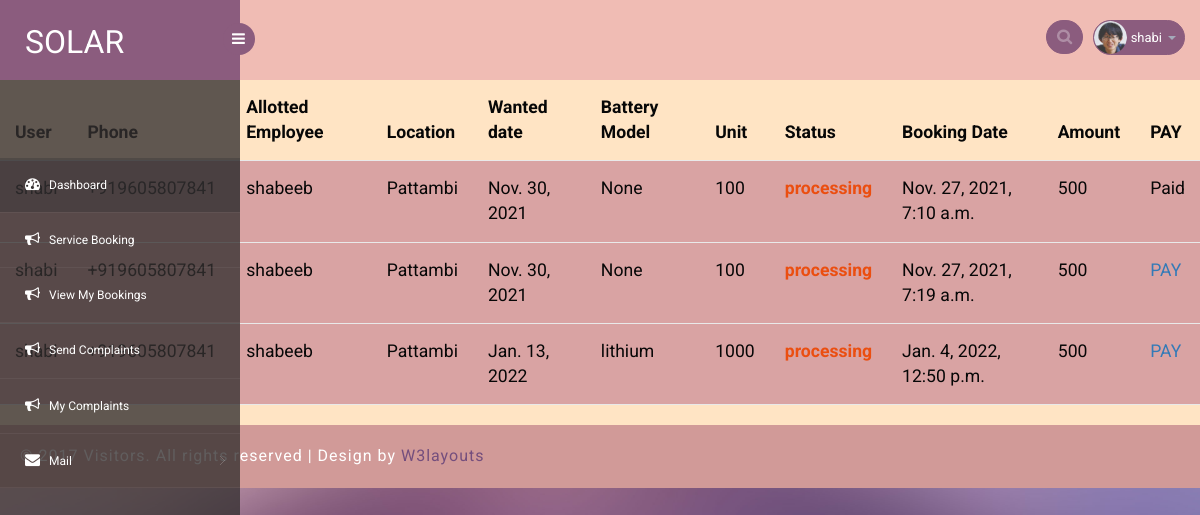
The page /my_bookings (signed in) on the database its author committed.
### account/models.py (models this page shows, shortened)
class Booking(models.Model):
    user=models.ForeignKey(User,on_delete=models.CASCADE,null=True,blank=True)
    employee=models.ForeignKey(EmployeeRegister,on_delete=models.CASCADE,null=True,blank=True)
    user_details=models.ForeignKey(UserRegister,on_delete=models.CASCADE,null=True,blank=True)
    location=models.CharField(max_length=50)
    wanted_date=models.DateField(default=timezone.now)
    processing='processing'
    accepted='accepted'
    rejected='rejected'
    booking_statuses=[
        (processing,'processing'),
        (accepted,'accepted'),
        (rejected,'rejected')
    ]
    booking_status=models.CharField(max_length=50,choices=booking_statuses,default=processing)
    battery_type=models.ForeignKey(BatteryType,on_delete=models.CASCADE,null=True,blank=True)
    battery_brand=models.ForeignKey(BatteryBrand,on_delete=models.CASCADE,null=True,blank=True)
    unit=models.IntegerField()
    date=models.DateTimeField(default=timezone.now)
    amount=models.IntegerField(default=500)
    paid=models.BooleanField(default=False)
    def __str__(self):
        return str(self.user.username)

class UserRegister(models.Model):
    user=models.OneToOneField(User,on_delete=models.CASCADE)
    phone=PhoneNumberField()
    location=models.CharField(max_length=50)
    status=models.BooleanField(default=False)

class EmployeeRegister(models.Model):
    user=models.OneToOneField(User,on_delete=models.CASCADE)
    phone=PhoneNumberField()
    location=models.CharField(max_length=50)
    status=models.BooleanField(default=False)
    available='available'
    not_available='not_available'
    availabilty_statuses=[
        (available,'available'),
        (not_available,'not_available')
    ]
    availabilty_status=models.CharField(max_length=50,choices=availabilty_statuses,default=available)

class BatteryType(models.Model):
    type=models.CharField(max_length=50)
    brand=models.ForeignKey(BatteryBrand,on_delete=models.CASCADE,null=True,blank=True)
    price=models.IntegerField(null=True,blank=True)
    def __str__(self):
        return str(self.type)

### account/views.py (the view)
# urls.py: path('my_bookings',views.my_bookings,name='my_bookings'),
def my_bookings(request):
    my_booking=Booking.objects.filter(user=request.user)
    print(my_booking)
    return render(request,'my_bookings.html',{'my_booking':my_booking})

### account/templates/my_bookings.html (shortened to what this page needs)
{% extends 'dashboard.html' %}
{% load crispy_forms_tags %}
{% block content %}
<div class="table-responsive table-shadow" style="background-color: bisque;">
  {% if my_booking %}
  <table class="table">
        <thead>
          <tr>
            <th scope="col">User</th>
            <th scope="col">Phone</th>
            <th scope="col">Allotted Employee</th>
            <th scope="col">Location</th>
            <th scope="col">Wanted date</th>
            <th scope="col">Battery Model</th>
            <th scope="col">Unit</th>
            <th scope="col">Status</th>
            <th scope="col">Booking Date</th>
            <th scope="col">Amount</th>
            <th scope="col">PAY</th>
          </tr>
        </thead>
        <tbody>
            {% for i in my_booking %}
          <tr style="background-color: #d9a3a3;">
            <td>{{ i.user.username}}</td>
            <td>{{ i.user_details.phone}}</td>
            <td>{{ i.employee.user.username }}</td>
            <td>{{ i.location}}</td>
            <td>{{ i.wanted_date}}</td>
            <td>{{ i.battery_type}}</td>
            <td>{{ i.unit}}</td>
            {% if i.booking_status == 'processing' %}
            <td style="color:rgb(235, 78, 16);font-weight: bold">{{ i.booking_status }}</td>
            {% endif %}
            <td>{{ i.date }}</td>
            <td>{{ i.amount }}</td>
            {% if i.paid == True %}
            <td>Paid</td>
            {% else %}
            <td><a href="{% url 'payment:payment' i.id %}">PAY</a></td>
            {% endif %}
          </tr>
          {% endfor %}
        </tbody>
  </table>
  {% else %}
  <span>No Leaves can be found...</span>
  {% endif %}
</div>
{% endblock %}

### account/templates/dashboard.html (shortened to what this page needs)
<!DOCTYPE html>
<head>
<link rel="stylesheet" href="static/css/bootstrap.min.css" >
<link href="static/css/style1.css" rel='stylesheet' type='text/css' />
<link href="static/css/style-responsive.css" rel="stylesheet"/>
<link rel="stylesheet" href="static/css/font.css" type="text/css"/>
<link href="static/css/font-awesome.css" rel="stylesheet">
<link rel="stylesheet" href="static/css/morris.css" type="text/css"/>
<link rel="stylesheet" href="static/css/monthly.css">
</head>
<body>
<section id="container">
<header class="header  clearfix">
<div class="brand">
    <a href="{% url 'index' %}" class="logo">
        SOLAR
    </a>
    <div class="sidebar-toggle-box">
        <div class="fa fa-bars"></div>
    </div>
</div>
<div class="top-nav clearfix">
    <ul class="nav pull-right top-menu">
        <li>
            <input type="text" class="form-control search" placeholder=" Search">
        </li>
        <li class="dropdown">
            <a data-toggle="dropdown" class="dropdown-toggle" href="#">
                <img alt="" src="static/images/2.png">
                <span class="username">{{user.username}}</span>
                <b class="caret"></b>
            </a>
        </li>
    </ul>
</div>
</header>
<aside>
    <div id="sidebar" class="nav-collapse">
        <div class="leftside-navigation">
            <ul class="sidebar-menu" id="nav-accordion">
                <li>
                    <a class="active" href="{% url 'dashboard' %}">
                        <i class="fa fa-dashboard"></i>
                        <span>Dashboard</span>
                    </a>
                </li>
                {% if user.userregister %}
                <li>
                    <a href="{% url 'booking_services' %}">
                        <i class="fa fa-bullhorn"></i>
                        <span>Service Booking </span>
                    </a>
                </li>
				<li>
                    <a href="{% url 'my_bookings' %}">
                        <i class="fa fa-bullhorn"></i>
                        <span>View My Bookings</span>
                    </a>
                </li>
				<li>
                    <a href="{% url 'send_complaint' %}">
                        <i class="fa fa-bullhorn"></i>
                        <span>Send Complaints</span>
                    </a>
                </li>
				<li>
                    <a href="{% url 'my_complaints' %}">
                        <i class="fa fa-bullhorn"></i>
                        <span>My Complaints</span>
                    </a>
                </li>
				{% endif %}
                <li class="sub-menu">
                    <a href="javascript:;">
                        <i class="fa fa-envelope"></i>
                        <span>Mail </span>
                    </a>
                </li>
            </ul>            </div>
    </div>
</aside>
{% block content %}
{% endblock %}
		  <div class="footer">
			<div class="wthree-copyright">
			  <p>© 2017 Visitors. All rights reserved | Design by <a href="http://w3layouts.com">W3layouts</a></p>
			</div>
		  </div>
</section>
</body>
</html>

### rows shown on the page
Booking: user.username "shabi", user_details.phone "+919605807841", employee.user.username "shabeeb", location "Pattambi", wanted_date "Nov. 30, 2021", battery_type "None", unit "100", booking_status "processing", date "Nov. 27, 2021, 7:10 a.m.", amount "500", paid "Paid"
Booking: user.username "shabi", user_details.phone "+919605807841", employee.user.username "shabeeb", location "Pattambi", wanted_date "Nov. 30, 2021", battery_type "None", unit "100", booking_status "processing", date "Nov. 27, 2021, 7:19 a.m.", amount "500", paid "PAY"
Booking: user.username "shabi", user_details.phone "+919605807841", employee.user.username "shabeeb", location "Pattambi", wanted_date "Jan. 13, 2022", battery_type "lithium", unit "1000", booking_status "processing", date "Jan. 4, 2022, 12:50 p.m.", amount "500", paid "PAY"

### other values the page prints
{{ user.username }} "shabi"
